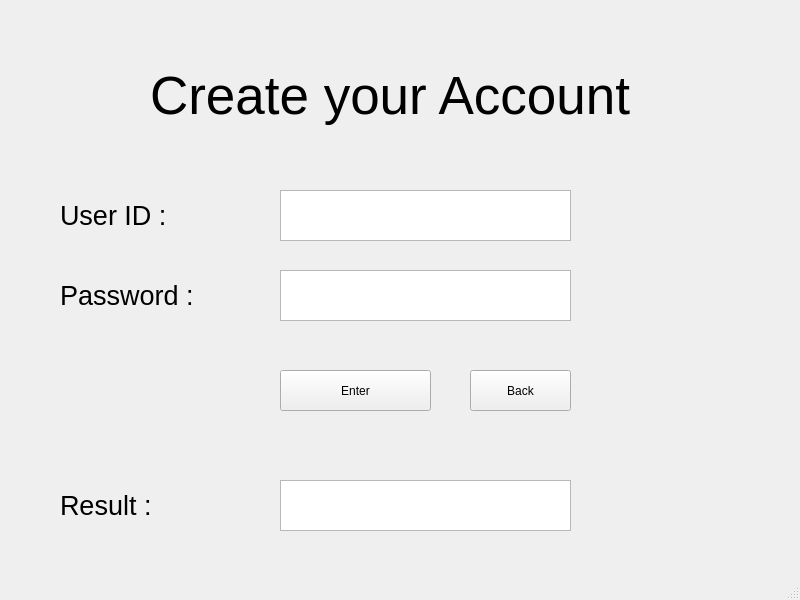
<?xml version="1.0" encoding="UTF-8"?>
<ui version="4.0">
 <class>MainWindow</class>
 <widget class="QMainWindow" name="MainWindow">
  <property name="geometry">
   <rect>
    <x>0</x>
    <y>0</y>
    <width>800</width>
    <height>600</height>
   </rect>
  </property>
  <property name="windowTitle">
   <string>MainWindow</string>
  </property>
  <widget class="QWidget" name="centralwidget">
   <widget class="QLabel" name="label">
    <property name="geometry">
     <rect>
      <x>150</x>
      <y>50</y>
      <width>491</width>
      <height>91</height>
     </rect>
    </property>
    <property name="font">
     <font>
      <pointsize>40</pointsize>
     </font>
    </property>
    <property name="text">
     <string>Create your Account</string>
    </property>
   </widget>
   <widget class="QTextEdit" name="user_id">
    <property name="geometry">
     <rect>
      <x>280</x>
      <y>190</y>
      <width>291</width>
      <height>51</height>
     </rect>
    </property>
   </widget>
   <widget class="QLabel" name="label_2">
    <property name="geometry">
     <rect>
      <x>60</x>
      <y>190</y>
      <width>171</width>
      <height>51</height>
     </rect>
    </property>
    <property name="font">
     <font>
      <pointsize>20</pointsize>
     </font>
    </property>
    <property name="text">
     <string>User ID : </string>
    </property>
   </widget>
   <widget class="QLabel" name="label_3">
    <property name="geometry">
     <rect>
      <x>60</x>
      <y>270</y>
      <width>171</width>
      <height>51</height>
     </rect>
    </property>
    <property name="font">
     <font>
      <pointsize>20</pointsize>
     </font>
    </property>
    <property name="text">
     <string>Password : </string>
    </property>
   </widget>
   <widget class="QTextEdit" name="password">
    <property name="geometry">
     <rect>
      <x>280</x>
      <y>270</y>
      <width>291</width>
      <height>51</height>
     </rect>
    </property>
   </widget>
   <widget class="QLabel" name="label_4">
    <property name="geometry">
     <rect>
      <x>60</x>
      <y>480</y>
      <width>171</width>
      <height>51</height>
     </rect>
    </property>
    <property name="font">
     <font>
      <pointsize>20</pointsize>
     </font>
    </property>
    <property name="text">
     <string>Result : </string>
    </property>
   </widget>
   <widget class="QTextEdit" name="result">
    <property name="geometry">
     <rect>
      <x>280</x>
      <y>480</y>
      <width>291</width>
      <height>51</height>
     </rect>
    </property>
   </widget>
   <widget class="QPushButton" name="enter">
    <property name="geometry">
     <rect>
      <x>280</x>
      <y>370</y>
      <width>151</width>
      <height>41</height>
     </rect>
    </property>
    <property name="text">
     <string>Enter</string>
    </property>
   </widget>
   <widget class="QPushButton" name="back">
    <property name="geometry">
     <rect>
      <x>470</x>
      <y>370</y>
      <width>101</width>
      <height>41</height>
     </rect>
    </property>
    <property name="text">
     <string>Back</string>
    </property>
   </widget>
  </widget>
  <widget class="QMenuBar" name="menubar">
   <property name="geometry">
    <rect>
     <x>0</x>
     <y>0</y>
     <width>800</width>
     <height>21</height>
    </rect>
   </property>
  </widget>
  <widget class="QStatusBar" name="statusbar"/>
 </widget>
 <resources/>
 <connections/>
</ui>
